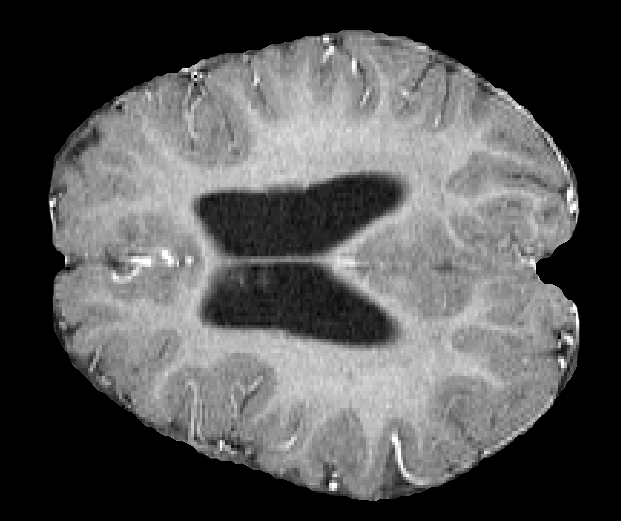
#> input picture Brain.png, 621 x 521 px
$ python kmenas.py
#> lines starting #> are read from the running program, lines starting #| are printed output that depends on the picture
### crecimiento_de_regiones.py
# -*- coding: utf-8 -*-
"""
Created on Mon Sep  6 15:05:43 2021

@author: Samuel OH
"""

import numpy as np
import matplotlib.pyplot as plt
from skimage import color, io, morphology


#CRECIMIENTO DE REGIÓN
#MORFOLOGÍA SE REFIERE A LA DILATACIÓN, EROCIÓN DE UNA IMAGEN


#####################CARGAR__LAS__IMAGENES###############
'''imagen = io.imread('29.jpg')
gris = color.rgb2gray(imagen)*255


#########################MOSTRAR___IMAGENES#################
plt.figure(1)
plt.title('IMAGEN ORIGINAL')
plt.axis('off')
plt.imshow(imagen)


plt.figure(2)
plt.title('IMAGEN ESCALA DE GRISES')
plt.axis('off')
plt.imshow(gris, cmap = 'gray')


plt.ion() #LA FUNCIÓN ION REFIERE A INTERACTIVE ON


#####################INICIO__DEL__METODO################

tolerancia = 15 #ESTE VALOR NO DICE QUE SI EL PIXEL VECINO CON UNA VALOR +- 15, EL PIXEL SE PARECE AL PIXEL DEL CENTRO
posicion = np.int32(plt.ginput(0,0)) #SE SOLICITARIA AL USUARIO DONDE COLOCAR LA SEMILLA DE LA IMAGEN
filas , columnas = gris.shape

phi = np.zeros((filas,columnas ),dtype = np.byte) #ESTA VARIABLE NOS SIRVE COMO UNA GUÍA PARA DETENER LA EXPANCIÓN, DE MODO QUE EL PHI NUEVO Y EL PHI OLD SEAN IGUALES ESTA DEBERA PARAR
phiOld = np.zeros ((filas,columnas ), dtype = np.byte)


phi[posicion[:,1], posicion[:,0]] = 1
pixeles = gris[posicion[:,1], posicion[:,0]]
promedio = np.mean(pixeles)


while( np.sum(phiOld) != np.sum(phi) ):
    plt.cla()
    phiOld = np.copy(phi)
    bordes = morphology.binary_dilation(phi) - phi #SOLO SE QUEDAN LOS PIXELES QUE FUERON AUMENTADOS
    newPos = np.argwhere(bordes)#EL ARGUMENTO DE LOS BORDES
    newPix = gris[newPos[:,0], newPos[:,1]] #SE GUARDAN LOS VALORES DE LOS PIXELES EXPANDIDOS
    compara = list(np.logical_and([newPix > promedio - tolerancia], [newPix < promedio + tolerancia])) #SE REALIZA UNA COMPARACIÓN CON LOS VALORES EXPANDIDOS CON EL USO DEL PRIMEDIO Y LA TOLERANCIA
    datos = newPos[compara] #AHORA SE GUARDAN LOS VALORES QUE CUMPLIERON LA COMPARATIVA
    phi[ datos[:,0], datos[:,1] ] = 1 #AQUI EN PHI SE COLOCA UN 1 EN LAS POSICIONES QUE FUERON GUARDADAS
    plt.imshow(phi, cmap = 'gray')
    plt.pause(0.01)


plt.figure(2)
plt.axis('off')
plt.imshow(gris, cmap = 'gray')
plt.show()

plt.figure(3)
plt.axis('off')
plt.imshow(phi, cmap = 'gray')
plt.show()


im3D = np.zeros((filas,columnas,10))
im3D[:,:,0] = phi


plt.figure(4)
plt.imshow(im3D[:,:,0],cmap = 'gray' )
plt.imshow()'''

def crecimiento (gris):

    plt.figure(2)
    plt.title('IMAGEN ESCALA DE GRISES')
    plt.axis('off')
    plt.imshow(gris, cmap = 'gray')
    plt.ion() #LA FUNCIÓN ION REFIERE A INTERACTIVE ON

    tolerancia = 15 #ESTE VALOR NO DICE QUE SI EL PIXEL VECINO CON UNA VALOR +- 15, EL PIXEL SE PARECE AL PIXEL DEL CENTRO
    posicion = np.int32(plt.ginput(0,0)) #SE SOLICITARIA AL USUARIO DONDE COLOCAR LA SEMILLA DE LA IMAGEN
    filas , columnas = gris.shape

    phi = np.zeros((filas,columnas ),dtype = np.byte) #ESTA VARIABLE NOS SIRVE COMO UNA GUÍA PARA DETENER LA EXPANCIÓN, DE MODO QUE EL PHI NUEVO Y EL PHI OLD SEAN IGUALES ESTA DEBERA PARAR
    phiOld = np.zeros ((filas,columnas ), dtype = np.byte)

    phi[posicion[:,1], posicion[:,0]] = 1
    pixeles = gris[posicion[:,1], posicion[:,0]]
    promedio = np.mean(pixeles)


    while( np.sum(phiOld) != np.sum(phi) ):
        plt.cla()
        phiOld = np.copy(phi)
        bordes = morphology.binary_dilation(phi) - phi #SOLO SE QUEDAN LOS PIXELES QUE FUERON AUMENTADOS
        newPos = np.argwhere(bordes)#EL ARGUMENTO DE LOS BORDES
        newPix = gris[newPos[:,0], newPos[:,1]] #SE GUARDAN LOS VALORES DE LOS PIXELES EXPANDIDOS
        compara = list(np.logical_and([newPix > promedio - tolerancia], [newPix < promedio + tolerancia])) #SE REALIZA UNA COMPARACIÓN CON LOS VALORES EXPANDIDOS CON EL USO DEL PRIMEDIO Y LA TOLERANCIA
        datos = newPos[compara] #AHORA SE GUARDAN LOS VALORES QUE CUMPLIERON LA COMPARATIVA
        phi[ datos[:,0], datos[:,1] ] = 1 #AQUI EN PHI SE COLOCA UN 1 EN LAS POSICIONES QUE FUERON GUARDADAS
        plt.imshow(phi, cmap = 'gray')
        plt.pause(0.01)


    return phi
'''
imagen = io.imread('27.jpg')
gris =  color.rgb2gray(imagen)*255

imagen_procesada = crecimiento(gris)'''

### kmenas.py
# -*- coding: utf-8 -*-
"""
Created on Mon Oct 11 09:51:41 2021

@author: PC
"""

import cv2
import numpy as np
import matplotlib.pyplot as plt
from skimage import morphology, feature,io,color
from crecimiento_de_regiones import crecimiento


plt.close('all')


im = cv2.imread('Brain.png')
#> im is the input picture: shape (521, 621, 3); min 0, max 255, mean 84.4
gris_o = cv2.cvtColor(im, cv2.COLOR_BGR2GRAY)
im2 = im.reshape((-1,3))
im2 = np.float32(im2)
criterio = (cv2.TermCriteria_EPS + cv2.TERM_CRITERIA_MAX_ITER,10,1 )
k = 4
intentos = 10
ret, label, center = cv2.kmeans(im2, k, None, criterio, intentos, cv2.KMEANS_PP_CENTERS)
#> ret = 150551466.7; center = [[183, 183, 183], [0.471, 0.471, 0.471], [139.1, 139.1, 139.1], [52.91, 52.91, 52.91]]
center = np.uint8(center)
#> center = [[182, 182, 182], [0, 0, 0], [139, 139, 139], [52, 52, 52]]
rescale = center[label.flatten()]
rescaleF = rescale.reshape((im.shape))
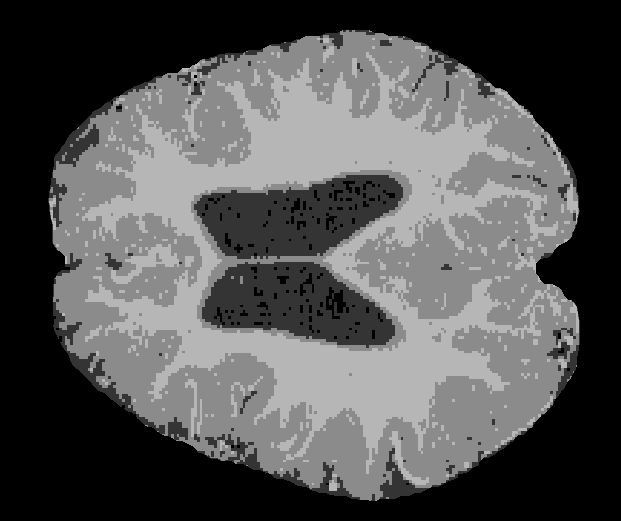
#> rescaleF: shape (521, 621, 3); min 0, max 182, mean 83.9
gray = cv2.cvtColor(rescaleF, cv2.COLOR_BGR2GRAY)
plt.figure(1)
plt.imshow(gray, cmap = 'gray')
plt.axis('off')


estructure = morphology.disk(4.5)
open_image = morphology.opening(gray,estructure)
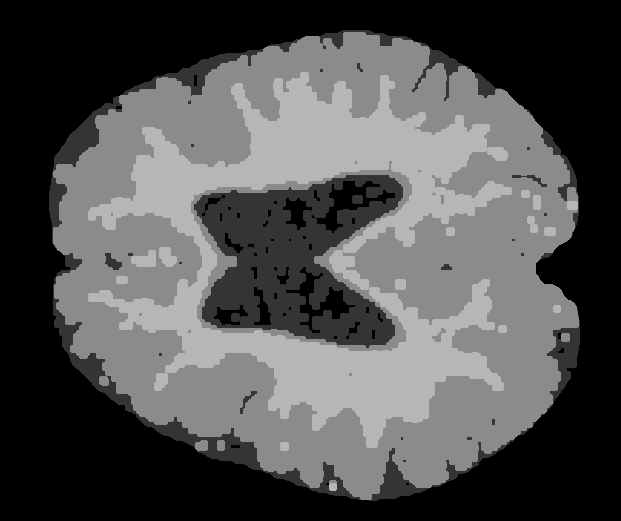
#> open_image: shape (521, 621); min 0, max 182, mean 80.6


#> (the run stopped early here; a loop or call above may not have finished)
